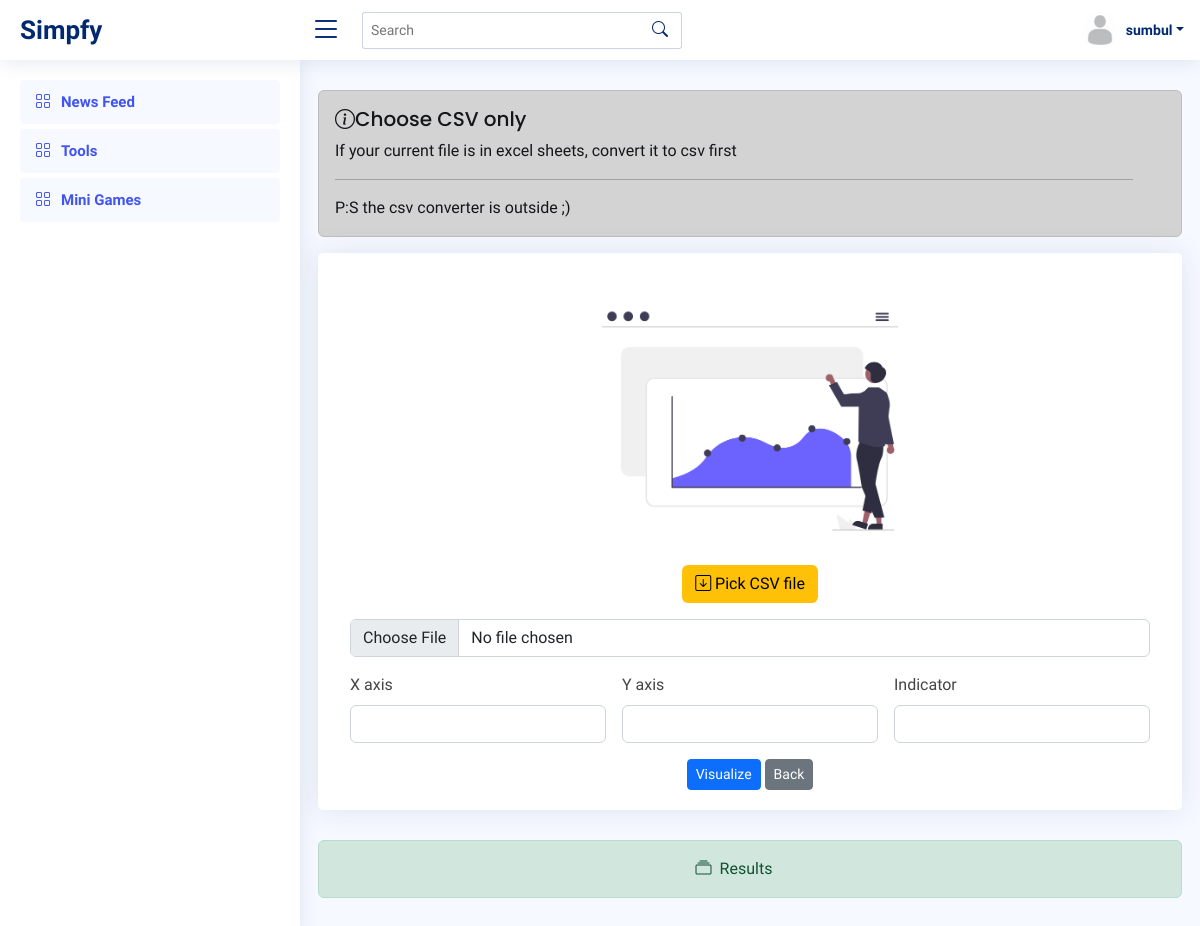
/scatter (signed in), run on an earlier commit of the app's database.
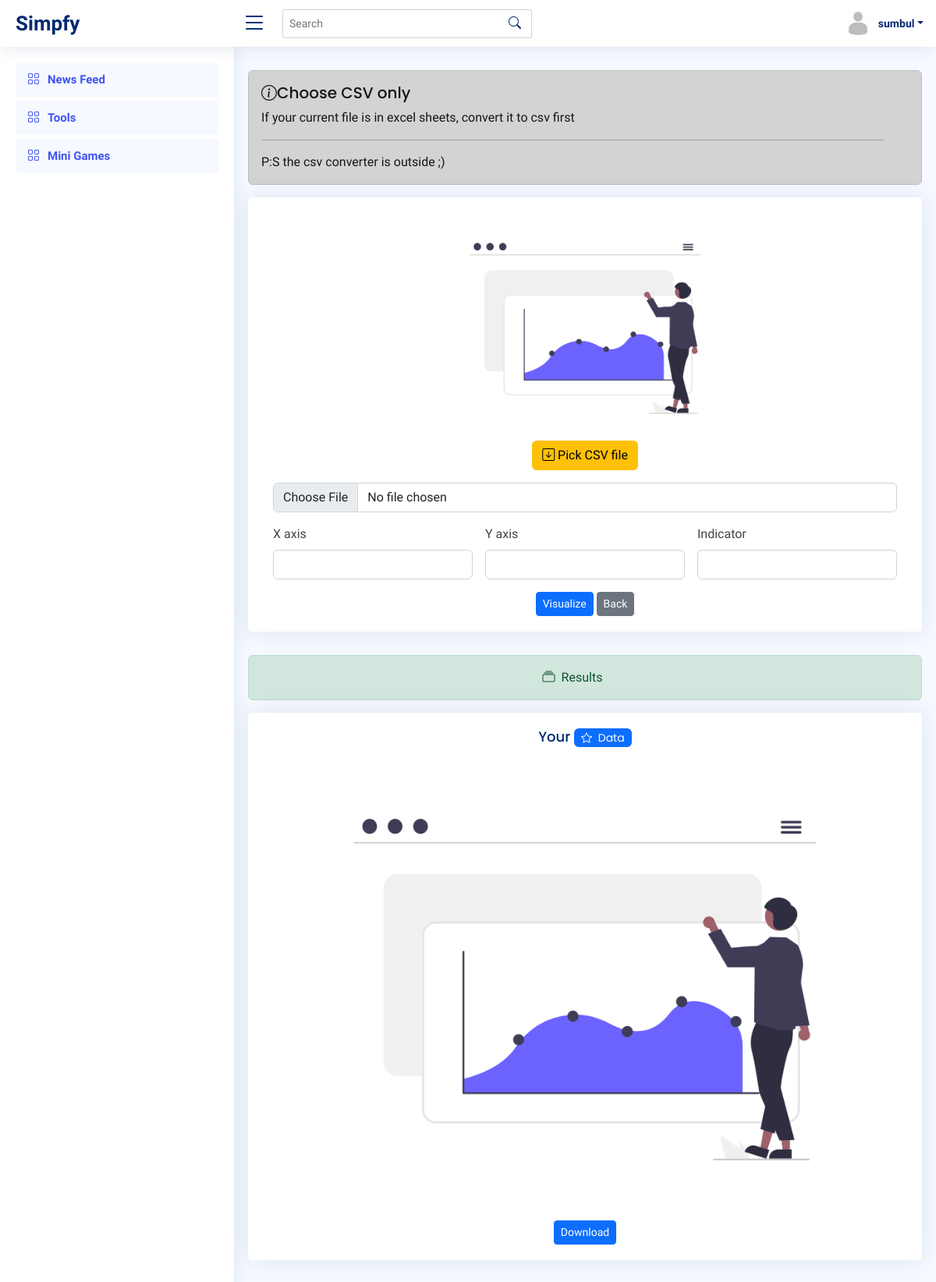
And on a later commit of the database.
### tools/models.py (models this page shows)
class Scatter(models.Model):
    user = models.ForeignKey(Profile, on_delete=models.CASCADE, null=True)
    file = models.FileField(upload_to='scatter', null=True, blank=True)

### tools/views.py (the view, shortened to what this page needs)
# urls.py: path('scatter', views.scatter, name="scatter"),
def scatter(request):
    user_object = User.objects.get(username=request.user.username)
    user_profile = Profile.objects.get(user=user_object)
    all_user = Profile.objects.all()
    user_request = User.objects.get(username=request.user.username)
    user_req = Profile.objects.get(user=user_request)
    answer = Scatter.objects.all().filter(user=user_profile)
    context = {
        'user_profile':user_profile,
        'all_user' : all_user,
        'user_req' : user_req,
        'answer' : answer
    }
    return render(request, 'tools/tools_scatter.html', context)

### templates/tools/tools_scatter.html (shortened to what this page needs)
{% load static %}
{% include "../header.html" %}
<main id="main" class="main">
    <section class="section">
        <div class="row align-items-top">
          <div class="alert alert-dark alert-dismissible fade show" role="alert">
            <h4 class="alert-heading"><i class="bi bi-info-circle"></i>Choose CSV only</h4>
            <p>If your current file is in excel sheets, convert it to csv first</p>
            <hr>
            <p class="mb-0">P:S the csv converter is outside ;)</p>
          </div>
            <div class="card">
              <div class="card-body"><br>
                <form action="" method="POST" enctype="multipart/form-data" class="row g-3">
                  <div class="col-12">
                    <center><label class="form-label"><img class="img-fluid img-responsive" src="{% static 'tools/img/scatter.png' %}" width=400 height=200><br>
                      <h3 class="btn bg-warning" style="color:black;"><i class="bi bi-arrow-down-square"></i> Pick CSV file</h3>
                     </label></center>
                    <input type="file" name="file" class="form-control" id="inputNanme4">
                  </div>
                  <div class="col-md-4">
                    <label for="inputEmail5" class="form-label">X axis</label>
                    <input type="text" name="x" class="form-control" id="inputEmail5">
                  </div>
                  <div class="col-md-4">
                    <label for="inputPassword5" class="form-label">Y axis</label>
                    <input type="text" name="y" class="form-control" id="inputPassword5">
                  </div>
                  <div class="col-md-4">
                    <label for="inputPassword5" class="form-label">Indicator</label>
                    <input type="text" name="ind" class="form-control" id="inputPassword5">
                  </div>
                  <div class="text-center">
                    <button type="submit" class="btn btn-primary btn-sm">Visualize</button>
                    <a href="/tools-index" class="btn btn-secondary btn-sm">Back</a>
                  </div>
                </form>
              </div>
            </div>
        </div>
        <div class="row">
          <div class="alert alert-success alert-dismissible fade show" role="alert">
            <center><i class="bi bi-collection me-1"></i>
            Results</center>
          </div>
          {% for ans in answer reversed%}
          <div class="card text-center">
            <div>
              <h5 class="card-title">Your <span class="badge bg-primary" style="color:white;"><i class="bi bi-star me-1"></i> Data</span></h5>
            </div>
            <div class="card-body">
              <h5><img class="img-fluid img-responsive" src={{ans.file.url}}></h5>
              <a href="{{ans.file.url}}" class="btn btn-primary btn-sm" download> Download</a>
            </div>
          </div>
          {% endfor %}
        </div>
    </section>
</main>
{% include '../footer.html' %}

What changed in the data, as far as the page shows it:
added Scatter: file (picture)
